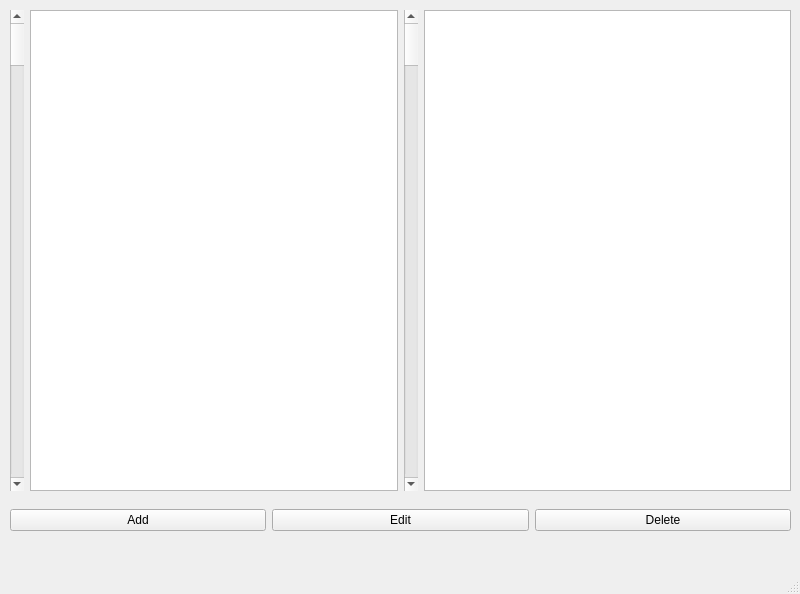
<?xml version="1.0" encoding="UTF-8"?>
<ui version="4.0">
 <class>MainWindow</class>
 <widget class="QMainWindow" name="MainWindow">
  <property name="geometry">
   <rect>
    <x>0</x>
    <y>0</y>
    <width>800</width>
    <height>594</height>
   </rect>
  </property>
  <property name="windowTitle">
   <string>MainWindow</string>
  </property>
  <widget class="QWidget" name="centralwidget">
   <widget class="QWidget" name="horizontalLayoutWidget">
    <property name="geometry">
     <rect>
      <x>10</x>
      <y>10</y>
      <width>781</width>
      <height>481</height>
     </rect>
    </property>
    <layout class="QHBoxLayout" name="lists">
     <item>
      <widget class="QScrollBar" name="verticalScrollBar">
       <property name="orientation">
        <enum>Qt::Vertical</enum>
       </property>
      </widget>
     </item>
     <item>
      <widget class="QListView" name="listView_2"/>
     </item>
     <item>
      <widget class="QScrollBar" name="verticalScrollBar_2">
       <property name="orientation">
        <enum>Qt::Vertical</enum>
       </property>
      </widget>
     </item>
     <item>
      <widget class="QListView" name="listView"/>
     </item>
    </layout>
   </widget>
   <widget class="QWidget" name="horizontalLayoutWidget_2">
    <property name="geometry">
     <rect>
      <x>10</x>
      <y>500</y>
      <width>781</width>
      <height>41</height>
     </rect>
    </property>
    <layout class="QHBoxLayout" name="buttons">
     <item>
      <widget class="QPushButton" name="buttonAdd">
       <property name="text">
        <string>Add</string>
       </property>
      </widget>
     </item>
     <item>
      <widget class="QPushButton" name="buttonEdit">
       <property name="text">
        <string>Edit</string>
       </property>
      </widget>
     </item>
     <item>
      <widget class="QPushButton" name="buttonDelete">
       <property name="text">
        <string>Delete</string>
       </property>
      </widget>
     </item>
    </layout>
   </widget>
  </widget>
  <widget class="QMenuBar" name="menubar">
   <property name="geometry">
    <rect>
     <x>0</x>
     <y>0</y>
     <width>800</width>
     <height>25</height>
    </rect>
   </property>
  </widget>
  <widget class="QStatusBar" name="statusbar"/>
 </widget>
 <resources/>
 <connections/>
</ui>
